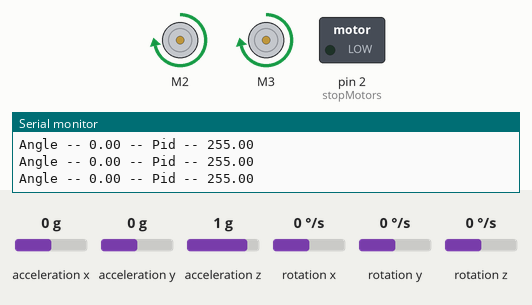
Bench run of a sketch on a simulated Arduino Uno, built with avr-gcc and run on an emulated ATmega328P. Shown: 2 × DC motor (green arrow = forward, orange = backward, longer = faster), switched loads named in the sketch (green lamp = pin HIGH), the last lines printed to the serial monitor. Wiring (inferred from the names in the program): MPU-9250 motion sensor at I2C address 0x68. The test bench sets the inputs (shaded band); at power-on: rotation x 0 °/s, acceleration y 0 g, acceleration z 1 g, acceleration x 0 g, rotation y 0 °/s, rotation z 0 °/s.

Above: at 3.4 s.
3.5 s: rotation x set to 4 °/s
6.5 s: rotation x set to 6 °/s
At 9.3 s:
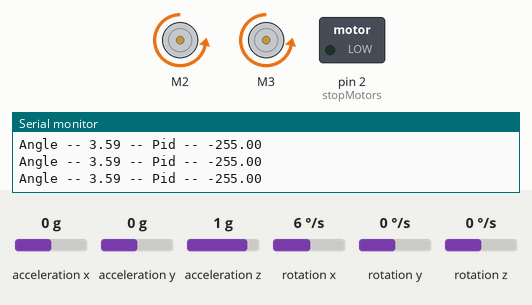
9.5 s: acceleration y set to 0.8 g
At 10.6 s:
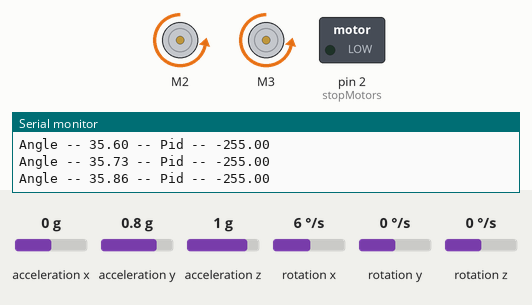
11.0 s: acceleration z set to -1.4 g
At 12.3 s:
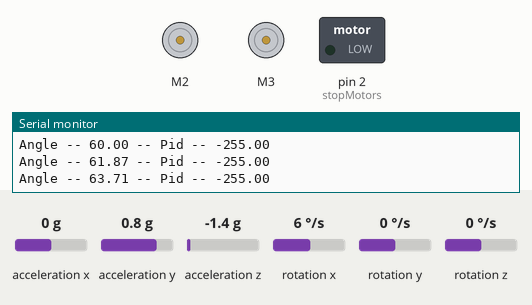
12.6 s: acceleration z set to 1.4 g
At 13.0 s:
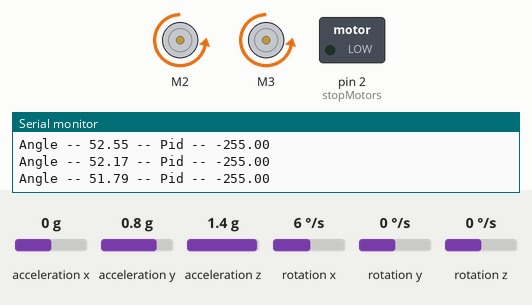
14.1 s: rotation x set to -192 °/s
Timing chart, 0 to 18.1 s (numbered marks = the images above; inputs shaded):
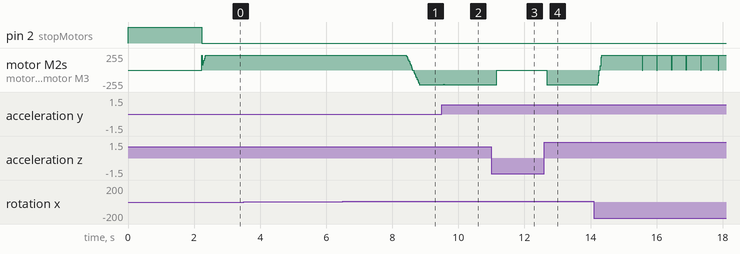

Measured:
- the behaviour switches between 5 and 6 °/s on rotation x (found by bisection; images 0 and 1)
- after the input at 6.5 s, motor M2, motor M3: moves from forward 220/255 to backward 220/255 over 0.40 s, starting after 1.9 s
- after the input at 9.5 s, motor M2, motor M3: backward 220/255 → backward 217/255 after 0.06 s, → backward 220/255 0.01 s later
- after the input at 11.0 s, motor M2, motor M3: backward 220/255 → stopped after 0.16 s
- after the input at 12.6 s, motor M2, motor M3: stopped → backward 220/255 after 0.07 s

The sketch:

self_balancing_bot.ino
```cpp
#include "mpu6500.h"
#include <Wire.h>
#include "motor.h"
#include <AFMotor.h>

#define MOTOR_DIR 1
#define MPU_ADDR 0x68

const int MAX_PWM = 220;
const int MIN_PWM = 35;
const float FALL_ANGLE = 65.0;

unsigned long prevTime;
float angle;

MPU6500 mpu(MPU_ADDR);

AF_DCMotor motorLeft(2);
AF_DCMotor motorRight(3);

float targetAngle = 2.0f;

float Kp = 30;
float Ki = 700;
float Kd = 1;

float error = 0.0f;
float integral = 0.0f;
float derivative = 0.0f;
float prevError = 0;

float output = 0.0f;

void setup() {

  Serial.begin(115200);
  mpu.setup();

  stopMotors();

  prevTime = micros();
}

void loop() {

  unsigned long currentTime = micros();
  float dt = (currentTime - prevTime) / 1000000.0;
  if (dt > 0.05) dt = 0.05;
  prevTime = currentTime;

  angle = mpu.readAngle(dt);
  error = targetAngle - angle;

  if (fabs(error) < 5.0f) {
    integral += error * dt;

    integral = constrain(integral, -200.0f, 200.0f);
  } else {
    integral = 0.0f;
  }

  // derivative = -mpu.getGyroRate();

  derivative = (error - prevError) / dt;
  prevError = error;

  output = Kp * error + Ki * integral + Kd * derivative;

  if (fabs(output) < 15) output = 0;

  output = constrain(output, -255.0f, 255.0f);

  if (fabs(angle) >= FALL_ANGLE) {
    driveMotors(0);
    return;
  }

  driveMotors(output);

  Serial.print("Angle -- ");
  Serial.print(angle);
  Serial.print(" -- Pid -- ");
  Serial.println(output);
  delay(10);

}


void driveMotors(float pidValue) {
  pidValue *= MOTOR_DIR;

  int pwm = constrain((int)abs(pidValue), 0, MAX_PWM);

  if (pidValue > 0) {
    motorLeft.run(FORWARD);
    motorRight.run(FORWARD);
  } else {
    motorLeft.run(BACKWARD);
    motorRight.run(BACKWARD);
  }

  motorLeft.setSpeed(pwm);
  motorRight.setSpeed(pwm);
}

void stopMotors() {
  motorLeft.setSpeed(0);
  motorRight.setSpeed(0);
  motorLeft.run(RELEASE);
  motorRight.run(RELEASE);
}
```

motor.cpp
```cpp
#include "motor.h"
#include <Arduino.h>

Motor::Motor(uint8_t in1, uint8_t in2, uint8_t pwmPin,
             uint8_t channel,
             uint32_t freq,
             uint8_t resolution) {
  this->in1 = in1;
  this->in2 = in2;
  this->pwmPin = pwmPin;

  this->pwmChannel = channel;
  this->pwmFreq = freq;
  this->pwmResolution = resolution;
}

void Motor::begin() {
  pinMode(in1, OUTPUT);
  pinMode(in2, OUTPUT);

  pinMode(pwmPin, OUTPUT);

  stop();
}

void Motor::setSpeed(int speed) {

  int maxPWM = (1 << pwmResolution) - 1;

  speed = constrain(speed, -maxPWM, maxPWM);

  int pwm = abs(speed);

  if (speed > 0) {
    digitalWrite(in1, HIGH);
    digitalWrite(in2, LOW);
    analogWrite(pwmPin, pwm);
  }
  else if (speed < 0) {
    digitalWrite(in1, LOW);
    digitalWrite(in2, HIGH);
    analogWrite(pwmPin, pwm);
  }
  else {
    brake();
    return;
  }
}

void Motor::brake() {
  digitalWrite(in1, HIGH);
  digitalWrite(in2, HIGH);
  analogWrite(pwmPin, 0);
}

void Motor::stop() {
  digitalWrite(in1, LOW);
  digitalWrite(in2, LOW);
  analogWrite(pwmPin, 0);
}
```

motor.h
```cpp
// This is for TB661fNG motor driver

#ifndef MOTOR_H
#define MOTOR_H

#include <Arduino.h>

class Motor {
private:
  uint8_t in1, in2, pwmPin, stdby;

  uint8_t pwmChannel;
  uint32_t pwmFreq;
  uint8_t pwmResolution;

public:
  Motor(uint8_t in1, uint8_t in2, uint8_t pwmPin,
        uint8_t channel = 0,
        uint32_t freq = 20000,
        uint8_t resolution = 8);

  void begin();
  void setSpeed(int speed);
  void brake();
  void stop();
};

#endif
```

mpu6500.cpp
```cpp
#include "Arduino.h"
#include "mpu6500.h"
#include <math.h>
#include <Wire.h>

#define MPU_ADDR 0x68

MPU6500::MPU6500(uint8_t addr)
  : _addr(addr), accScale(16384.0f), gyroOffsetX(0.0f),
    gyroScale(131.0f) {}


bool MPU6500::setup() {
  Serial.println("MPU Initializing ....... ");

  Wire.begin();
  Wire.setClock(400000);

  Wire.beginTransmission(0x68);
  Wire.setWireTimeout(3000, true);
  byte error = Wire.endTransmission();

  if (error == 0) {
    Serial.println("MPU FOUND");
  } else {
    Serial.println("MPU NOT FOUND");
    while(1);
  }

  writeRegister(0x6B, 0x00);  // wake up
  writeRegister(0x1B, 0x00);  // gyro ±250 dps
  writeRegister(0x1C, 0x00);  // accel ±2g
  writeRegister(0x1A, 0x03);  // filter

  pinMode(2, OUTPUT);
  digitalWrite(2, HIGH);

  calibrateMPU();

  digitalWrite(2, LOW);
  return true;
}

void MPU6500::calibrateMPU() {
  Serial.println("Keep MPU6050 Still...");

  long sum = 0;

  for (int i = 0; i < 1000; i++) {
    sum += read16Bit(0x43);
    delay(2);
  }

  gyroOffsetX = (sum / 1000.0f) / gyroScale;  // / 1000.0 - roundoff / 131.0 - gyro conversion

  Serial.print("Gyro Offset = ");
  Serial.println(gyroOffsetX);
}


int16_t MPU6500::read16Bit(uint8_t reg) {
  Wire.beginTransmission(_addr);
  Wire.write(reg);
  Wire.endTransmission(false);

  Wire.requestFrom(_addr, (uint8_t)2);

  if (Wire.available() != 2)
    return 0;

  return (Wire.read() << 8) | Wire.read();
}

void MPU6500::writeRegister(uint8_t reg, uint8_t data) {
  Wire.beginTransmission(_addr);
  Wire.write(reg);
  Wire.write(data);
  Wire.endTransmission();
}

bool MPU6500::readBurst() {

  Wire.beginTransmission(_addr);
  Wire.write(0x3B);

  if (Wire.endTransmission(false) != 0)
    return false;

  if (Wire.requestFrom(_addr, (uint8_t)14) != 14)
    return false;

  if (Wire.available() < 14)
    return false;

  Wire.read();  // X_high_data
  Wire.read();  // X_low_data

  ay = (float)((int16_t)((Wire.read() << 8) | Wire.read())) / accScale;
  az = (float)((int16_t)((Wire.read() << 8) | Wire.read())) / accScale;

  Wire.read();  // temp_high_data
  Wire.read();  // temp_low_data

  gx = (float)((int16_t)((Wire.read() << 8) | Wire.read())) / gyroScale;
  Wire.read();  // Y_high_data
  Wire.read();  // Y_low_data
  Wire.read();  // Z_high_data
  Wire.read();  // Z_low_data
  return true;
}


float MPU6500::readAngle(float dt) {

  if (readBurst() == false) return angle;

  // Accelerometer Angle
  accAngle = atan2f(ay, az) * 180.0f / PI;

  // Complemetry Angle

  angle = 0.98f * (angle + (gx - gyroOffsetX) * dt)
          + 0.02f * accAngle;

  return angle;
}

float MPU6500::getGyroRate() {
  return gx - gyroOffsetX;
}
```

mpu6500.h
```cpp
#ifndef MPU6500_H
#define MPU6500_H

#include <Arduino.h>

class MPU6500 {
private:

  float ay, az;
  float gx;

  float accAngle;
  float gyroAngle;
  float gyroOffsetX;

  uint8_t _addr;
  float accScale;
  float gyroScale;

  float angle = 0;

  void writeRegister(uint8_t reg, uint8_t data);
  int16_t read16Bit(uint8_t reg);
  void calibrateMPU();
  bool readBurst();

public:

  MPU6500(uint8_t addr = 0x68);
  bool setup();
  float readAngle(float dt);
  float getGyroRate();

};


#endif
```
